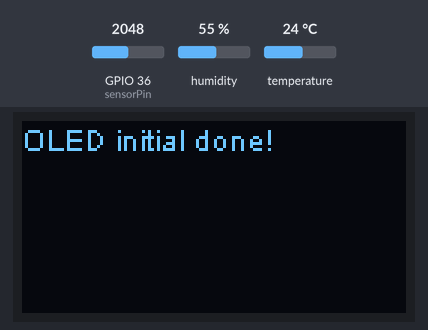
The sketch below on a simulated ESP32. Shown: 128×64 one-colour display. The inputs (shaded band) are chosen by the test bench; at power-on: humidity 55 %, GPIO 36 (sensorPin) = 2048, temperature 24 °C. WiFi joins after 1.5 s; servers stay silent unless stated; what the sketch prints to the serial monitor is not drawn.

Above: at 0.1 s.
2.8 s: humidity set to 22 %
At 5.9 s:
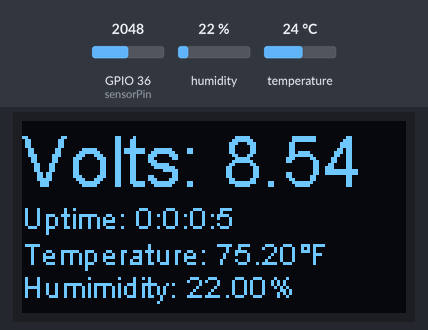
11.1 s: GPIO 36 (sensorPin) set to 2866
At 14.1 s:
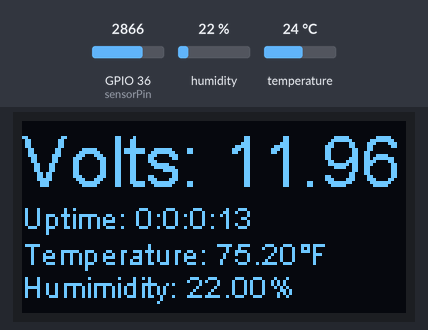
19.1 s: temperature set to 12 °C
At 22.4 s:
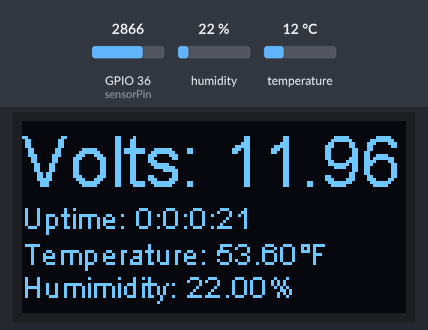
27.2 s: GPIO 36 (sensorPin) set to 3603
At 30.7 s:
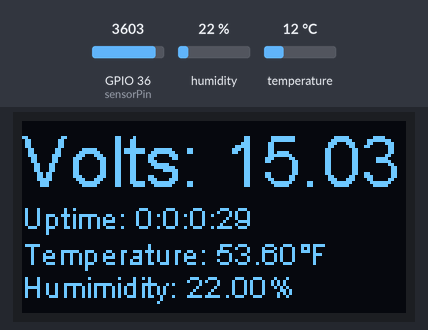
35.2 s: humidity set to 40 %
At 38.9 s:
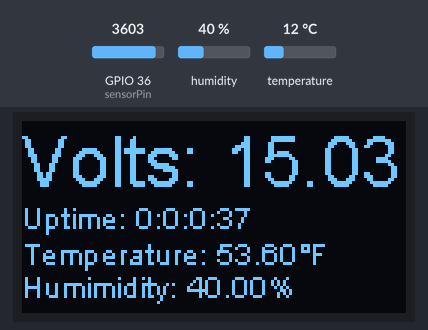
43.3 s: GPIO 36 (sensorPin) set to 4095
At 47.2 s:
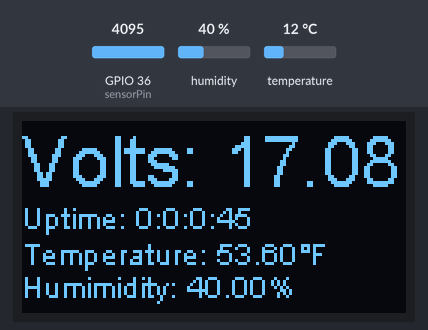
Timing chart, 0 to 48.7 s (numbered marks = the images above; inputs shaded):
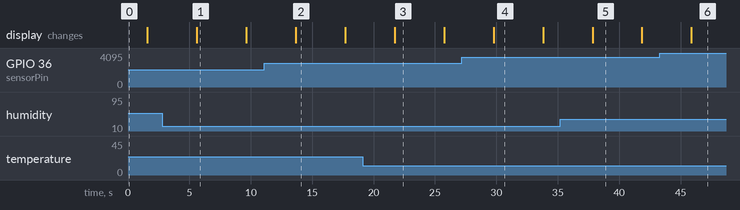

Measured:
- what the display in image 2 shows lasts 4.0 s, from 13.7 s to 17.7 s

The sketch:

battman-heltec-esp32v2-v4-dht11.ino
```cpp
/*
 DLP 2023
Name: BattMan
Board: Heltec ESP32v2 LORA+WIFI
Description:  Read voltage from 23 voltage sensor and send it to UDP inflUX on aws
              Also read form DHT11 Temp Sensor
*/

#include "Arduino.h"
#include <WiFi.h>
#include <WiFiUDP.h>
#include "heltec.h"
#include <Adafruit_Sensor.h>
#include "DHTesp.h"


//DSP11
DHTesp dht;


const char* ssid     = "168DST24";
const char* password = "olivia15";
#define LED_PIN 21
#define DHT11_PIN 27
int port = 8089;
byte host[] = {18, 191, 146, 167};
// bi.pancamo.com 18.191.146.167

WiFiUDP udp;

const int sensorPin = A0;

float vIN = 0.0;
float vOUT = 0.0;
float R1 = 200000.0;
float R2 = 100000.0;

float offset = 0;

// the setup function runs once when you press reset or power the board
void setup() {

//DHT11
  dht.setup(DHT11_PIN, DHTesp::DHT11);

//OLED
  Heltec.begin(true /*DisplayEnable Enable*/, false /*LoRa Disable*/, true /*Serial Enable*/);
  Heltec.display->flipScreenVertically();


  // initialize digital pin LED_BUILTIN as an output.
  pinMode(LED_PIN, OUTPUT);
  Serial.begin(115200);


// Connect to WIFI

    Serial.println();
    Serial.println();
    Serial.print("Connecting to ");
    Serial.println(ssid);

    WiFi.begin(ssid, password);

    while (WiFi.status() != WL_CONNECTED) {
        delay(500);
        Serial.print(".");
        Heltec.display->drawString(0, 0, "Wifi Connecting");
    }


    Heltec.display->drawString(0, 0, "Wifi Connected");

    Serial.println("");
    Serial.println("WiFi connected");
    Serial.println("IP address: ");
    Serial.println(WiFi.localIP());
    long rssi = WiFi.RSSI();
    Serial.print("signal strength (RSSI):");
    Serial.print(rssi);
    Serial.println(" dBm");


}


// the loop function runs over and over again forever
void loop() {

  unsigned long currentMillis = millis();
  unsigned long seconds = currentMillis / 1000;
  unsigned long minutes = seconds / 60;
  unsigned long hours = minutes / 60;
  unsigned long days = hours / 24;
  currentMillis %= 1000;
  seconds %= 60;
  minutes %= 60;
  hours %= 24;
  String uptime = "Uptime: " + String(days) + ":" + String(hours) + ":" + String(minutes) + ":" + String(seconds);


  String line;

  digitalWrite(LED_PIN, HIGH);  // turn the LED on (HIGH is the voltage level)


  int sensorValue = analogRead(sensorPin);
  Serial.printf("sensorValue = %d\n", sensorValue);

 // vOUT = (sensorValue / 4095.0) * 5;
  vIN =  sensorValue * 0.00417141049;


  Serial.printf("vIN = %2.2f\n", vIN);

//OLED
  Heltec.display->clear();
  Heltec.display->setFont(ArialMT_Plain_24);
  Heltec.display->drawString(0, 0, "Volts: " + String(vIN));

  Heltec.display->setFont(ArialMT_Plain_10);
  Heltec.display->drawString(0, 26, uptime);

//DHT11
  float temperature = dht.getTemperature()  * 1.8 + 32 ;
  float humidity = dht.getHumidity();
  String temperatureDisplay ="Temperature: " + (String)temperature +  "°F";
  String humidityDisplay = "Humimidity: " + (String)humidity + "%";
  Heltec.display->drawString(0, 38, temperatureDisplay);
  Heltec.display->drawString(0, 49, humidityDisplay);
  Serial.printf("Temp = %2.2f\n", temperature);

  Heltec.display->display();


  // send the packet
  Serial.println("Sending UDP packet...");

  line = String("BattMan.voltage value=" + String(vIN));
  Serial.println(line);
  udp.beginPacket(host, port);
  udp.print(line);
  udp.endPacket();

  line = String("BattMan.temperature value=" + String(temperature));
  Serial.println(line);
  udp.beginPacket(host, port);
  udp.print(line);
  udp.endPacket();

  line = String("BattMan.humidity value=" + String(humidity));
  Serial.println(line);
  udp.beginPacket(host, port);
  udp.print(line);
  udp.endPacket();


  delay(1000);
  digitalWrite(LED_PIN, LOW);   // turn the LED off by making the voltage LOW
  delay(3000);


}
```
